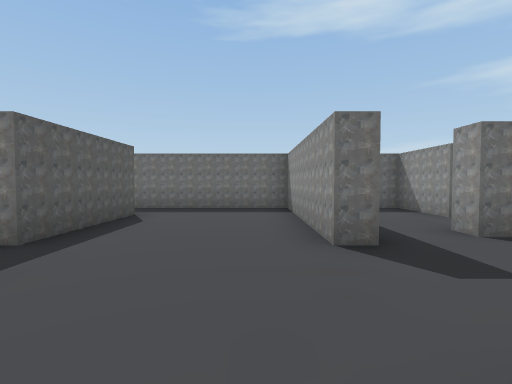
View 1 (above)

24 first-person views from a walk through a scene from a Unity 3-D project. The camera is 1.4 m above the floor, tilts 2° down and sees 85° across. The floor is counted in squares, 2 m on a side. Each view is taken from the middle of a square. On the plan, view 1 faces up. The plan holds only what a view shows up to about 9 squares ahead; the rest is blank. The place goes on beyond the plan. The player character is not drawn. Some animated figures are not drawn.

View 2
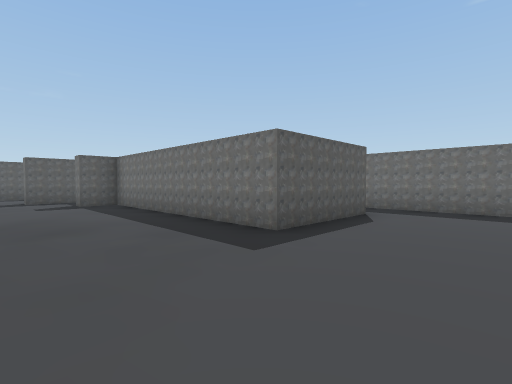

View 3
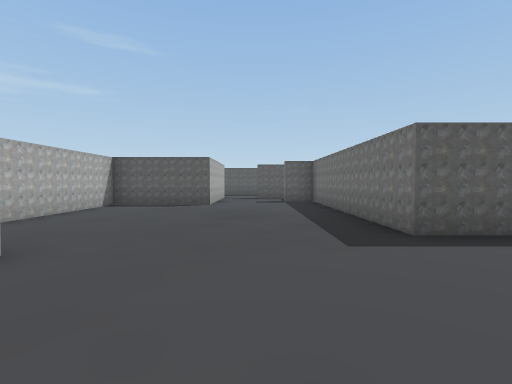

View 4
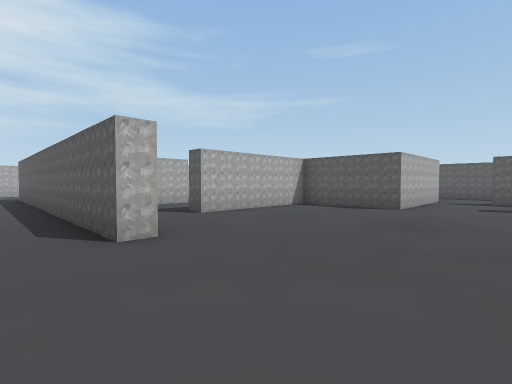

View 5
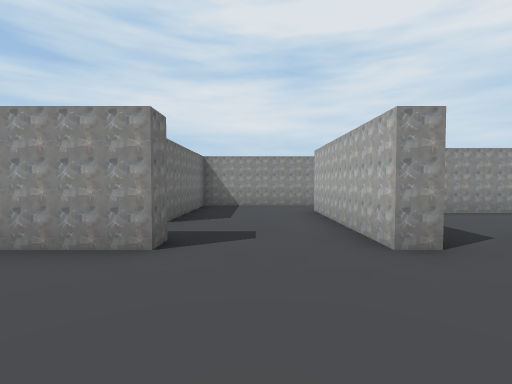

View 6
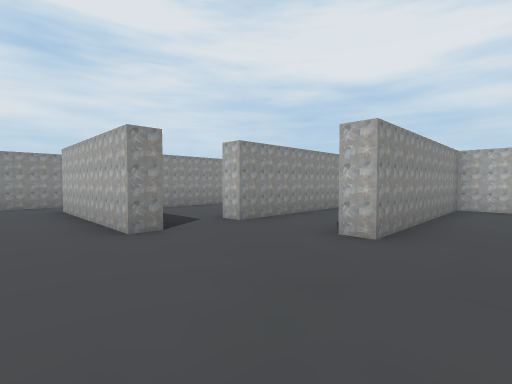

View 7
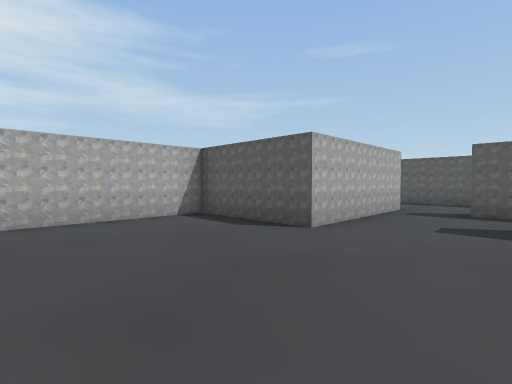

View 8
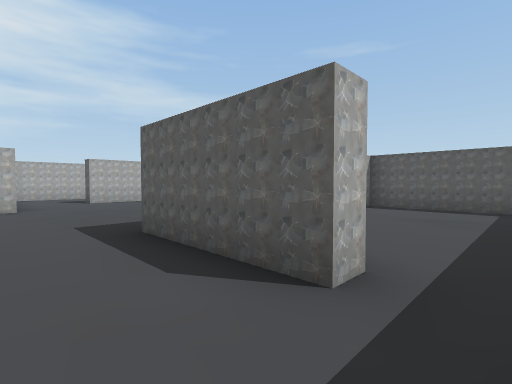

View 9
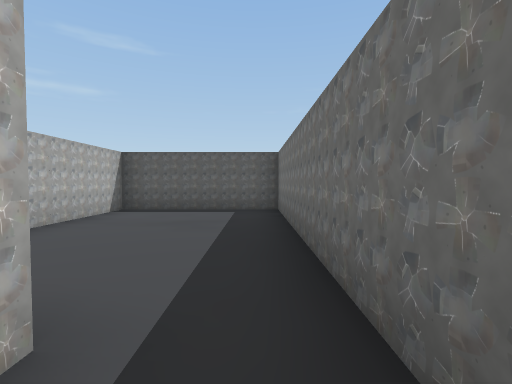

View 10
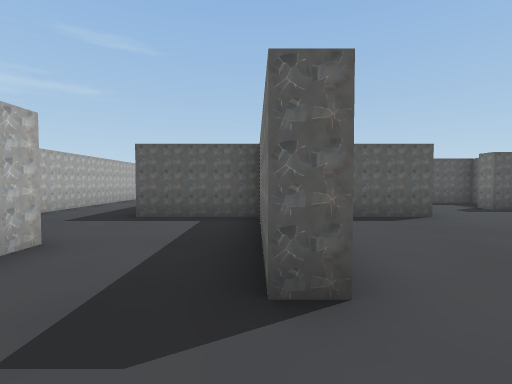

View 11
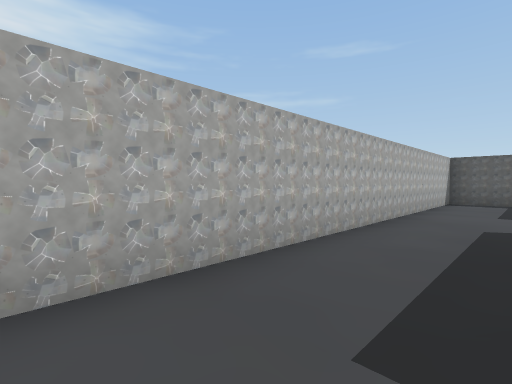

View 12
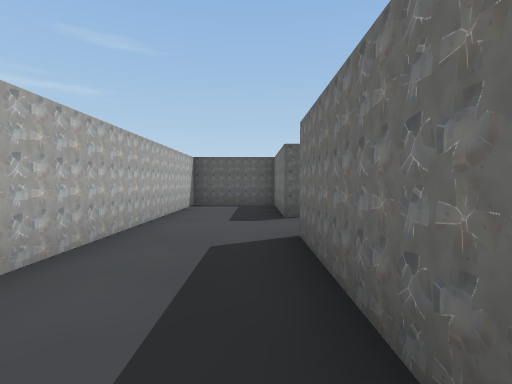

View 13
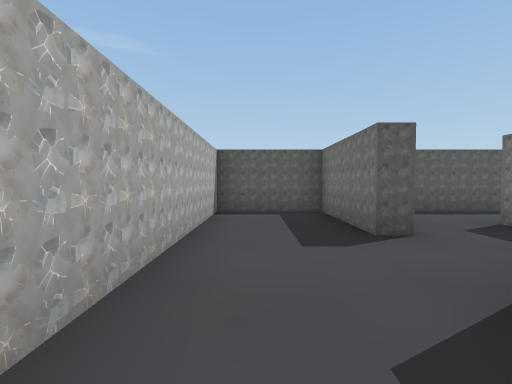

View 14
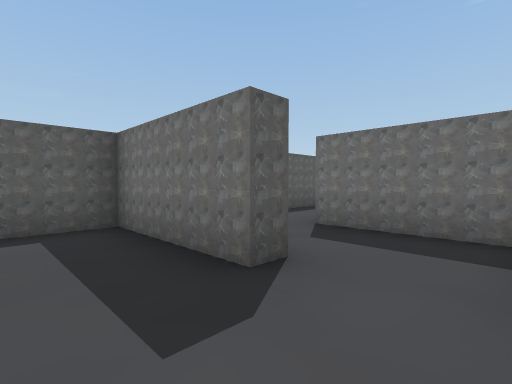

View 15
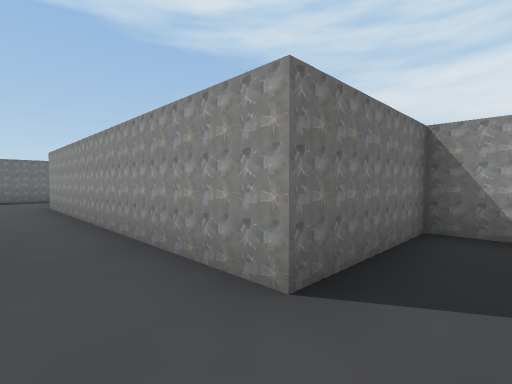

View 16
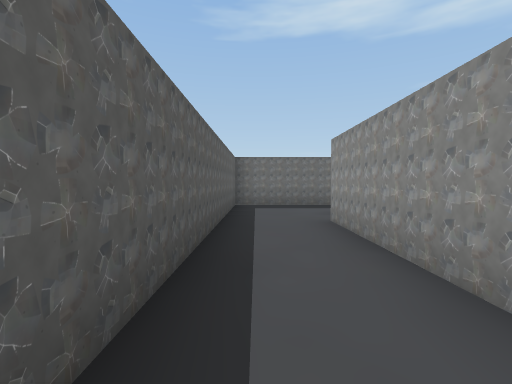

View 17
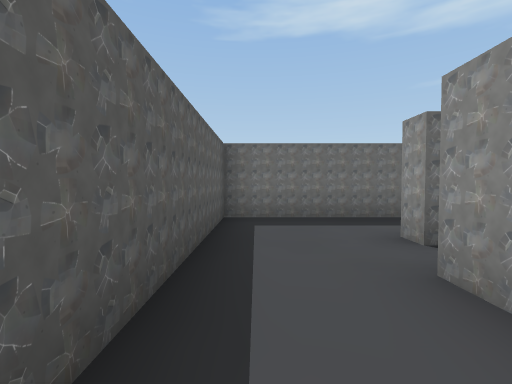

View 18
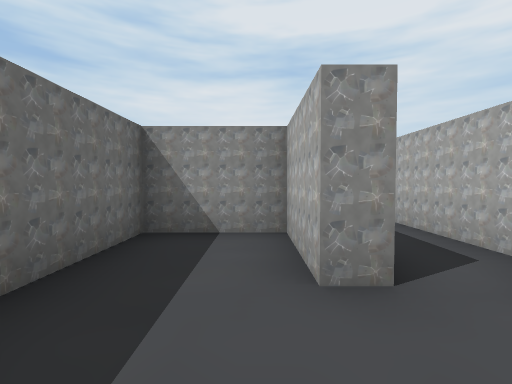

View 19
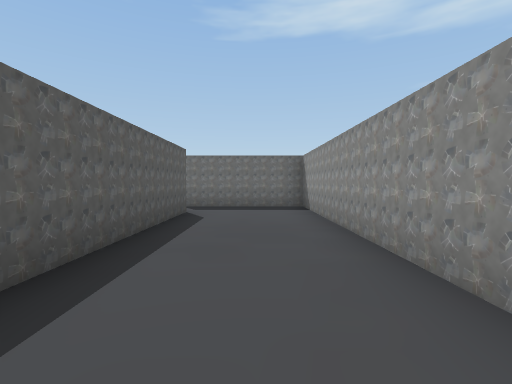

View 20
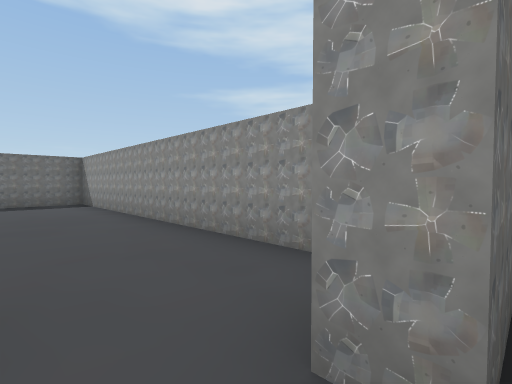

View 21
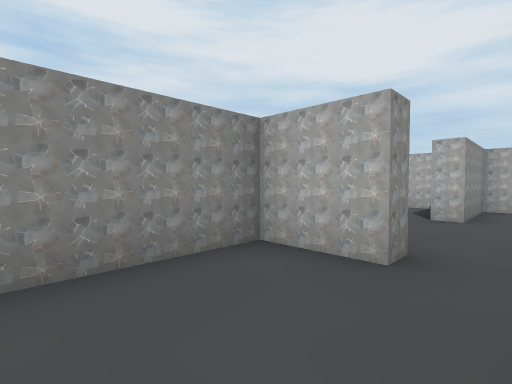

View 22
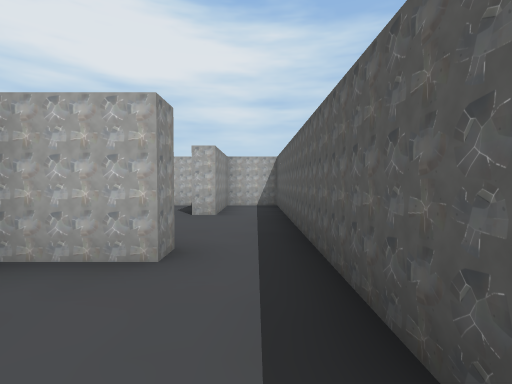

View 23
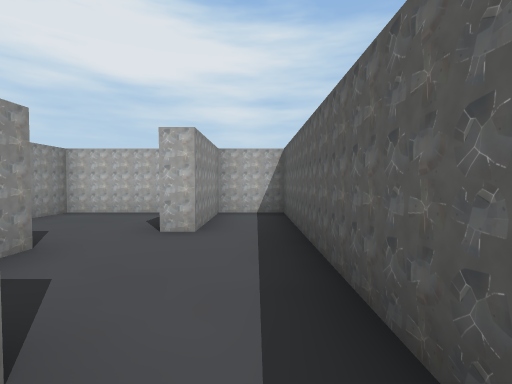

View 24
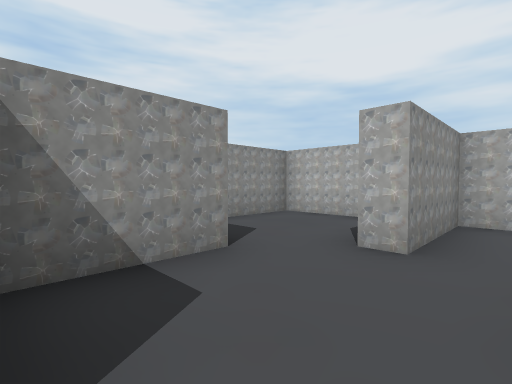

### Floor plan
Ten units are one square. View 1 is at (0, 0); x grows to the right and y downward. Boxes are objects, and circles mark ways between rooms. Rooms are numbered by the first view taken in them; rooms with no view inside come last. Other rooms are left out.
<svg viewBox="-171 -81 240 240">
<path fill="none" stroke="#000" d="M9 -1 9 -6 49 -6M14 -31 9 -31 9 -76 -36 -76M-16 34 -16 14 -11 14M-32 -61 -26 -61 -26 -31 -91 -31 -91 -21 -98 -21M64 -2 64 -36 29 -36 29 -41M-111 -18 -111 -10M-118 4 -76 4 -76 34 -36 34M-141 -8 -141 6M-35 64 -16 64 -16 34M-36 34 -36 39M-85 64 -116 64M-136 59 -136 64 -166 64 -166 89 -60 89M-76 39 -76 65M-52 64 -35 64M-36 39 -69 39M-141 -50 -141 -56 -121 -56 -121 -76 -166 -76 -166 42M-146 39 -146 -41M9 14 14 14 14 94M29 94 44 94 44 -1 9 -1M14 94 14 154 29 154 29 129 34 129M40 99 29 99 29 94M-36 -76 -91 -76 -91 -36 -61 -36M39 -55 39 -76 32 -76M-116 49 -116 39 -146 39"/>
<circle cx="-25" cy="40" r="3" fill="#2a7"/>
<circle cx="10" cy="10" r="3" fill="#2a7"/>
<circle cx="-30" cy="-70" r="3" fill="#2a7"/>
<circle cx="20" cy="-40" r="3" fill="#2a7"/>
<circle cx="-45" cy="55" r="3" fill="#2a7"/>
<circle cx="-125" cy="60" r="3" fill="#2a7"/>
<circle cx="-140" cy="50" r="3" fill="#2a7"/>
<circle cx="20" cy="100" r="3" fill="#2a7"/>
<text x="-20" y="-10">1</text>
<text x="-30" y="50">2</text>
<text x="-100" y="70">3</text>
<text x="-150" y="-20">4</text>
<text x="30" y="50">5</text>
<text x="20" y="120">6</text>
<text x="-60" y="-60">7</text>
<text x="20" y="-60">8</text>
<text x="-130" y="50">9</text>
</svg>
Room 1 opens to room 2. Room 1 opens to room 5. Room 1 opens to room 7. Room 1 opens to room 8. Room 2 opens to room 3. Room 3 opens to room 9. Room 4 opens to room 9. Room 5 opens to room 6.

Where each view was taken, in squares from view 1:
view 1: 0 up, 0 right, facing up
view 2: 0 up, 0 right, facing up-left
view 3: 1 up, 1 right, facing left
view 4: 2 up, 0 right, facing down-left
view 5: 2 up, 2 left, facing right
view 6: 2 up, 3 left, facing down-right
view 7: 2 up, 4 left, facing down-left
view 8: 7 up, 1 left, facing down-left
view 9: 7 up, 2 left, facing left
view 10: 4 down, 2 left, facing left
view 11: 7 down, 6 left, facing down-left
view 12: 7 down, 8 left, facing left
view 13: 8 down, 10 left, facing left
view 14: 8 down, 12 left, facing up-left
view 15: 5 down, 16 left, facing up-right
view 16: 1 down, 16 left, facing up
view 17: 2 up, 16 left, facing up
view 18: 6 up, 16 left, facing right
view 19: 8 down, 3 right, facing up
view 20: 10 down, 2 right, facing up-right
view 21: 7 down, 2 right, facing down-right
view 22: 7 down, 2 right, facing down
view 23: 9 down, 2 right, facing down
view 24: 10 down, 2 right, facing down-right
